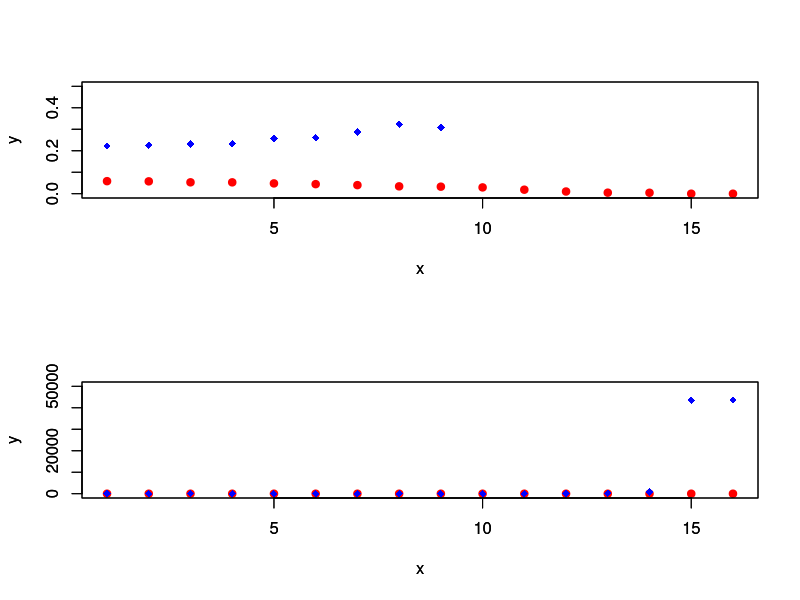

The R source for this figure:
#collaborated with Nick Carreon
# clear memory
rm(list=ls(all=TRUE))

# simulate data
set.seed(32)
npts = 32
x = seq(from=-1,to=1,length.out=npts)
y = x + rnorm(n=npts,mean=0,sd=0.5)

# split into test and train
trainind = seq(from=1,to=32,by=2)
xtrain = x[trainind]
ytrain = y[trainind]
xtest = x[-trainind]
ytest = y[-trainind]

# plot training set data


# build model using training set
numpow = 16

train = data.frame(x=xtrain,y=ytrain)
test = data.frame(x=xtest,y=ytest)

#function calculating mean squared error
mse = function(data,y,mylm){
  meanse = mean((y - predict(mylm, newdata = data))^2)
  return(meanse)
}

#create empty vectors of size 16
plot.data.x= c(1:numpow)*0
plot.data.y.train = c(1:numpow)*0
plot.data.y.test = c(1:numpow)*0

#loop through values of numpow
for (i in 1:numpow) {
  xnam = paste("I(x**",c(1:i),")",sep='')
  regression = as.formula(paste("y ~ ", paste(xnam, collapse="+")))
  
  mylm = lm(regression, data=train)
  plot.data.x[i]=i
  #create plots for test and training data
  plot.data.y.train[i] = mse(train,train$y,mylm)
  plot.data.y.test[i] = mse(test,test$y,mylm)
}
#plots showing overfitting mse is massively inaccurate at large intervals
par(mfrow = c(2,1))
plot(plot.data.x, plot.data.y.train, pch = 19,col ='red',xlab='x',ylab='y',ylim= c(0,0.5))

par(new=T)
plot(plot.data.x, plot.data.y.test, pch =18,col ='blue',xlab='x',ylab='y',ylim= c(0,0.5))
plot(plot.data.x, plot.data.y.train, pch =19,col ='red',xlab='x',ylab='y',ylim= c(0,50000))

par(new=T)
plot(plot.data.x, plot.data.y.test, pch =18,col ='blue',xlab='x',ylab='y',ylim= c(0,50000))

